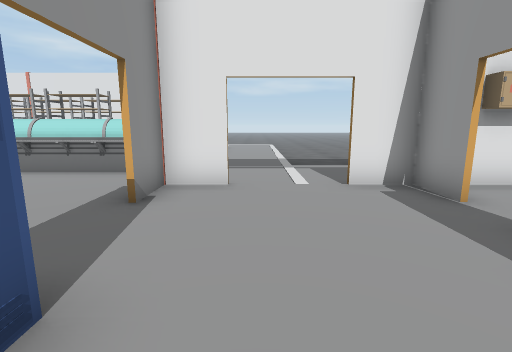
[1] (above)

21 first-person views from a walk through a Unity game level. The camera is 1.2 m above the floor, tilts 10° down and sees 85° across. Doors are open. The floor is counted in squares, 1 m on a side. Each view is taken from the middle of a square. On the plan, view 1 faces up. The plan holds only what a view shows up to about 13 squares ahead; the rest is blank. The place goes on beyond the plan. The player is left out. Some animated figures are not drawn.

[2]
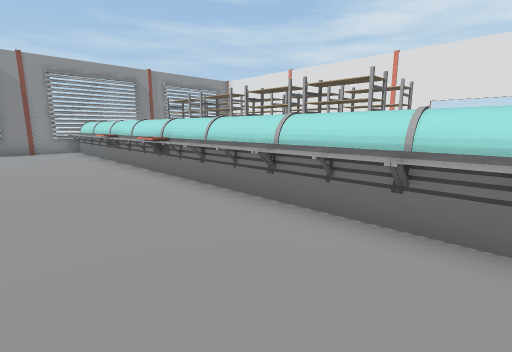

[3]
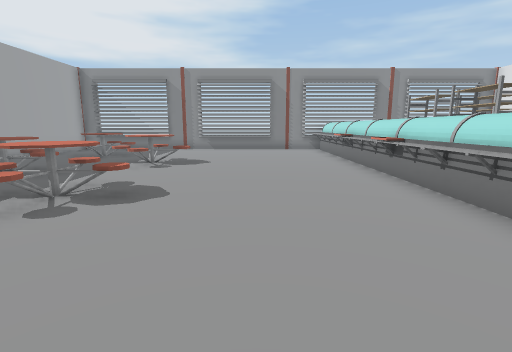

[4]
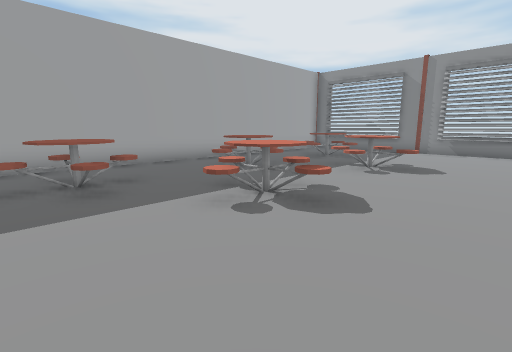

[5]
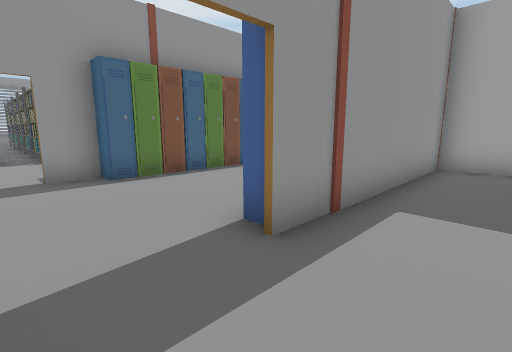

[6]
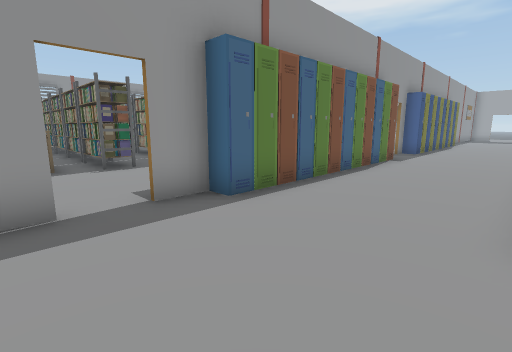

[7]
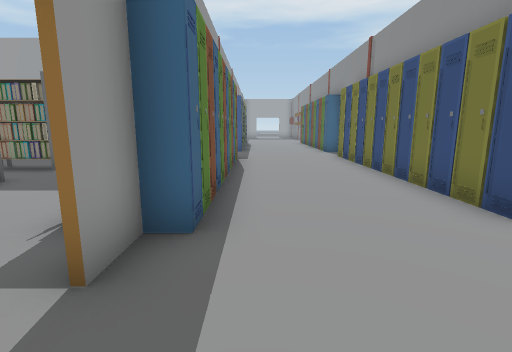

[8]
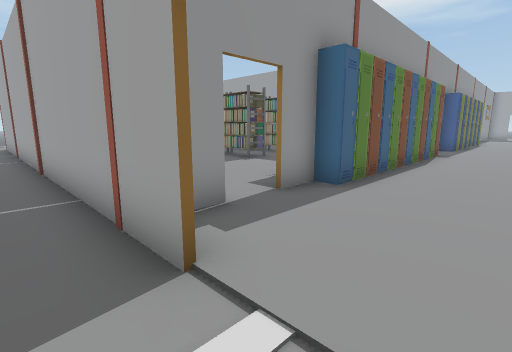

[9]
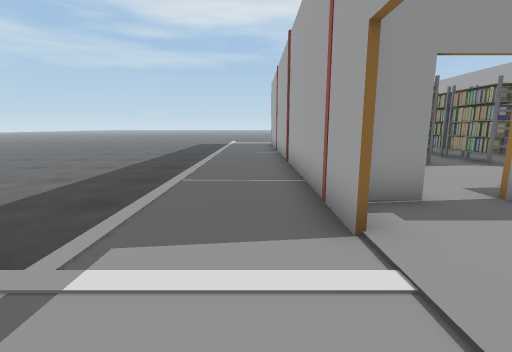

[10]
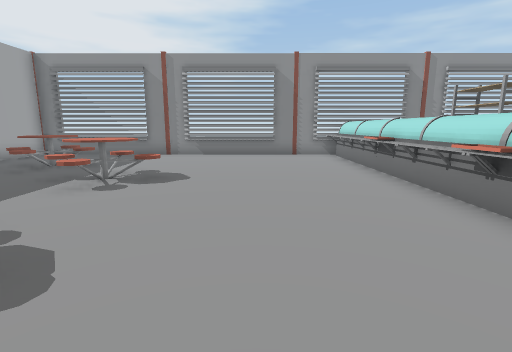

[11]
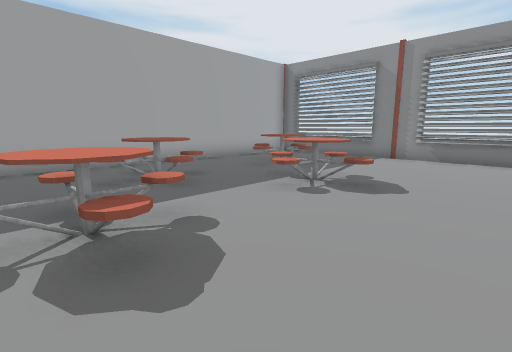

[12]
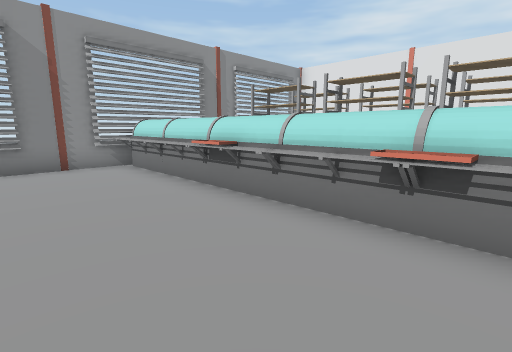

[13]
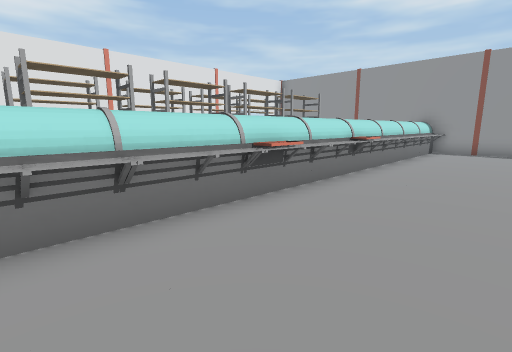

[14]
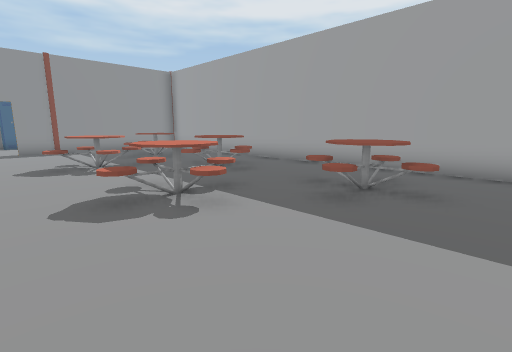

[15]
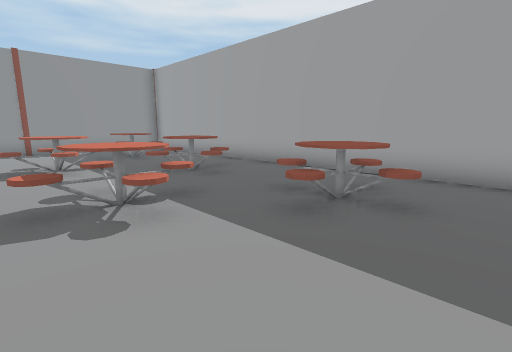

[16]
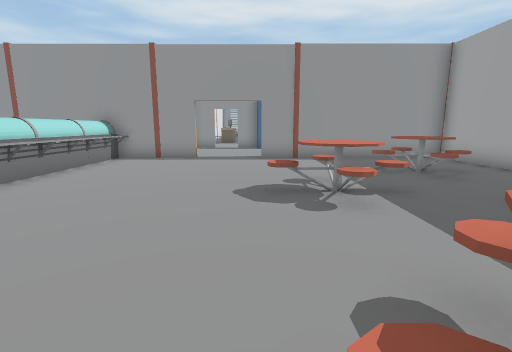

[17]
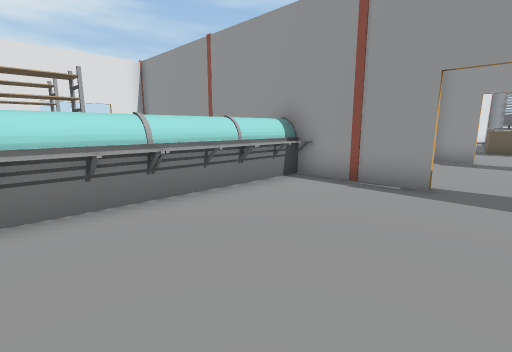

[18]
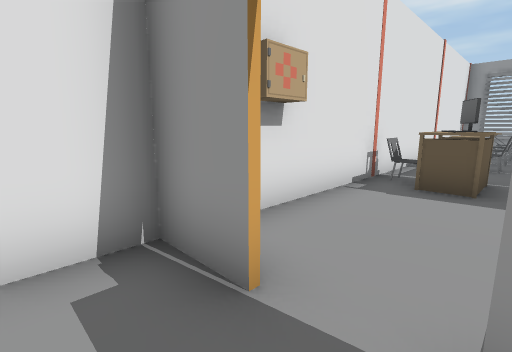

[19]
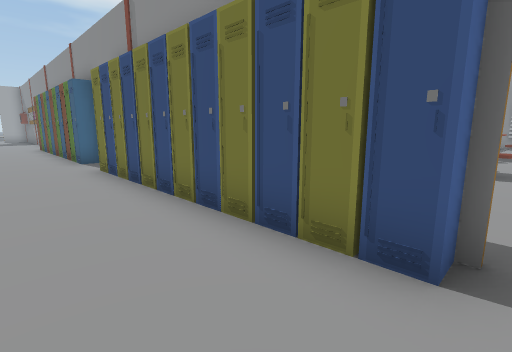

[20]
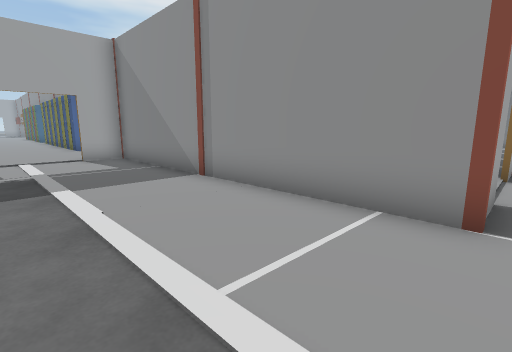

[21]
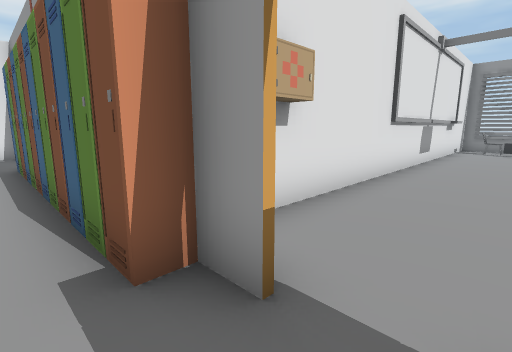

### Floor plan
Points are (right, up) in squares from view 1. A wall is a line through its corners. A room is listed if a view was taken in it or the views show most of it. See-through windows are left out.
Room 1 (views 1, 2, 3, 4, 5, 6, 7, 10, 11, 12, 13, 14, 15, 16, 17, 18, 19, 21)
walls: (-2, 4.2) (-2, 12.1); (-1.9, 5.9) (-1.9, 4.2); (-0.5, 5.8) (-2.1, 5.8); (3.3, 2.5) (3.3, 3.1); (3.3, 4.2) (3.3, 5.8) (1.9, 5.8); (4.4, 5.9) (5.4, 5.9); (-18.2, 7.6) (-18.2, -5.2) (-2.5, -5.2); (-18.2, 12) (-18.2, 10.2); (14.5, 5.8) (5.4, 5.8)
ways out: open door at (1, 6) to room 2; open door at (-5, 17); open door at (-2, -7.5); open door at (-2, 3.5); open door at (3, -7.5); open door at (3, 3.5)
objects: other object (-17, 7) to (-16, 8); other object (-16, -4) to (-13, -1); other object (-16, 11) to (-14, 12); other object (-16, 13) to (-14, 14); other object (-15, 7) to (-14, 8); other object (-14, -1) to (-11, 2); other object (-14, 7) to (-13, 7); other object (-13, 7) to (-12, 8); other object (-13, 11) to (-11, 12); other object (-13, 13) to (-11, 14); other object (-11, -3) to (-9, -1); other object (-11, 7) to (-10, 8); other object (-10, 7) to (-9, 7); other object (-10, 11) to (-9, 12); other object (-10, 13) to (-9, 14); other object (-9, -1) to (-7, 2); other object (-9, 7) to (-8, 8); other object (-8, 11) to (-6, 12); other object (-8, 13) to (-6, 14); other object (-7, 7) to (-6, 8); other object (-6, -4) to (-4, -1); other object (-5, 7) to (-5, 8); other object (-4, 7) to (-3, 8); other object (-2, -6) to (-1, -6); other object (-2, -5) to (-1, -5); other object (-2, -4) to (-1, -4); other object (-2, -3) to (-1, -3); other object (-2, -2) to (-1, -2); other object (-2, -1) to (-1, -1); other object (-2, 0) to (-1, 0); other object (-2, 1) to (-1, 2); other object (-1, -9); other object (3, -9); other object (3, -6); other object (3, -5); other object (3, -4); other object (3, -3); other object (3, -2); other object (3, -1); other object (3, 0); other object (3, 1); other object (3, 2); other object (5, 5) to (5, 6); other object (8, -3) to (10, -3); other object (8, -1) to (10, 0); other object (8, 2) to (10, 3); other object (8, 4) to (8, 5); other object (9, 4); other object (9, 5); other object (10, -4) to (12, -3); other object (10, 2) to (11, 3); other object (11, -1) to (12, 0); other object (12, 2) to (13, 3); other object (12, 4) to (12, 5); other object (13, -1) to (13, 0); other object (13, 5) to (14, 5); other object (14, 2)
Room 2 (views 8, 9, 20)
walls: (5.4, 5.9) (14.4, 5.9); (1.9, 5.9) (4.4, 5.9); (-1.9, 16.7) (-1.9, 5.9); (-2, 5.9) (-0.5, 5.9)
ways out: open door at (1, 6) to room 1

Where each view was taken, in squares from view 1:
view 1: 0 up, 0 right, facing up
view 2: 4 up, 3 left, facing up-left
view 3: 4 up, 3 left, facing left
view 4: 4 up, 4 left, facing down-left
view 5: 4 up, 4 left, facing down-right
view 6: 5 up, 1 left, facing down-right
view 7: 5 up, 2 right, facing down
view 8: 7 up, 0 right, facing down-right
view 9: 7 up, 1 left, facing right
view 10: 4 up, 6 left, facing left
view 11: 4 up, 7 left, facing down-left
view 12: 4 up, 9 left, facing up-left
view 13: 4 up, 17 left, facing up-right
view 14: 3 up, 17 left, facing down-right
view 15: 2 up, 17 left, facing down-right
view 16: 2 up, 13 left, facing right
view 17: 3 up, 8 left, facing up-right
view 18: 3 up, 2 right, facing up-right
view 19: 2 up, 1 right, facing down-left
view 20: 17 up, 2 right, facing down-left
view 21: 8 down, 2 right, facing up-right
